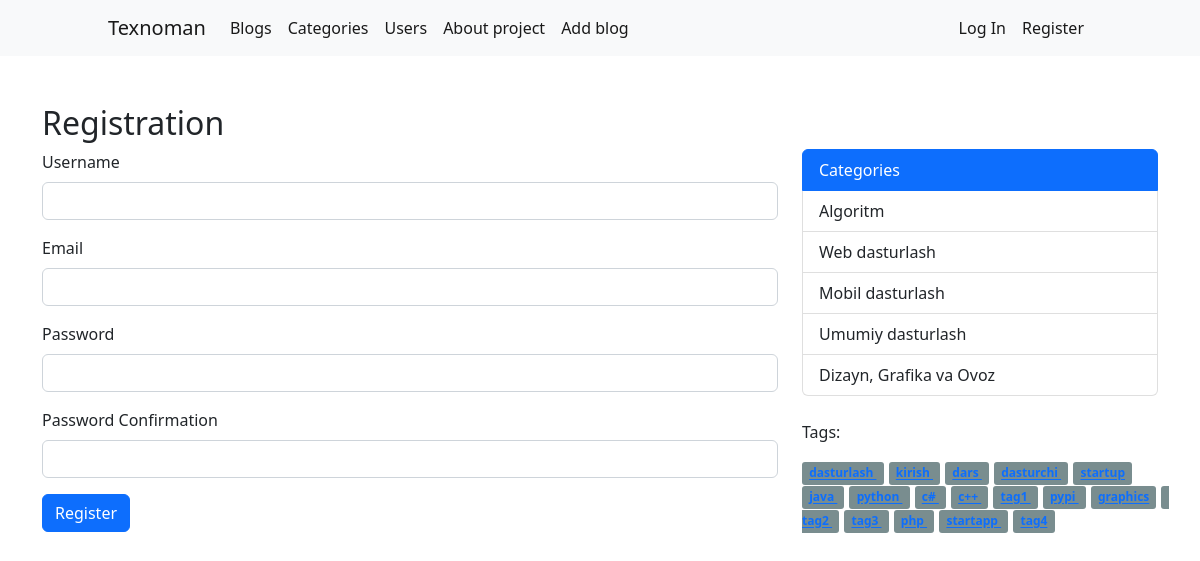
Screenshot of /register/ with the database file from the repository.
### blogapp/models.py (models this page shows, shortened)
class Category(models.Model):
    name = models.CharField(max_length=50)
    slug = models.SlugField(max_length=50, unique=True)
    created_at = models.DateTimeField(auto_now_add=True)
    content = models.TextField()
    image = models.ImageField(upload_to="category/%Y/%m/%d/")
    blog_count = models.IntegerField(default=0)
    user = models.ManyToManyField(User)
    class Meta:
        verbose_name = "Category"
        verbose_name_plural = "Categories"

class Tag(models.Model):
    name = models.CharField(max_length=50)
    slug = models.SlugField(max_length=50, unique=True)

### blogapp/views.py (the view)
# urls.py: path('register/', register, name='register'),
def register(request):
    if request.method == 'POST':
        form = RegisterForm(request.POST)
        if form.is_valid():
            user = form.save()
            login(request, user)
            return redirect('home')
    else:
        form = RegisterForm()
    context = {
        'form': form,
    }
    return render(request, "blogapp/register.html", context)

### blogapp/forms.py
class RegisterForm(UserCreationForm):
    class Meta:
        model = User
        fields = ['username', 'email', 'password1', 'password2']

### blogapp/context_processors.py (called while the page is built)
def categories(request):
    return { 'categories': Category.objects.all() }

def tags(request):
    return { 'tags': Tag.objects.all() }

### blogapp/templates/blogapp/register.html (shortened to what this page needs)
{% extends 'base.html' %}
{% load widget_tweaks %}
{% block content %}
<h2> Registration </h2>
<form method="post">
    <div class="mb-3">
        <label class="form-label"> Username </label>
        {% render_field form.username class="form-control" %}
    </div>
    <div class="mb-3">
        <label class="form-label"> Email </label>
        {% render_field form.email class="form-control" %}
    </div>
    <div class="mb-3">
        <label class="form-label"> Password </label>
        {% render_field form.password1 class="form-control" %}
    </div>
    <div class="mb-3">
        <label class="form-label"> Password Confirmation </label>
        {% render_field form.password2 class="form-control" %}
    </div>
    <button type="submit" class="btn btn-primary">Register</button>
</form>
{% endblock %}

### templates/inc/_sidebar.html
<div class="list-group">
  <a href="#" class="list-group-item list-group-item-action active" aria-current="true">
    Categories
  </a>
  {% for cat in categories %}
  <a href="{% url 'category_blog' cat.slug %}" class="list-group-item list-group-item-action">{{cat.name}}</a>
  {% endfor %}
</div>
<br>
<p> Tags: </p>
{% for tag in tags %}
<span class="sidebar_tags">
  <a href="{% url 'tag_blog' tag.slug %}">{{tag.name}} </a>
  </span>
{% endfor %}

### static/css/main.css (style rules this page uses)
.list-group { margin-top: 2.8rem; }
.sidebar_tags { margin-right: 5px; padding: 0.2em 0.6em 0.3em; background-color: #798d8f; font-weight: bold; color: #ffffff; border-radius: 0.25em; font-size: 75%; text-decoration: none; }

### rows the page displays
Category: name "Algoritm"
Category: name "Web dasturlash"
Category: name "Mobil dasturlash"
Category: name "Umumiy dasturlash"
Category: name "Dizayn, Grafika va Ovoz"
Tag: name "dasturlash"
Tag: name "kirish"
Tag: name "dars"
Tag: name "dasturchi"
Tag: name "startup"
Tag: name "java"
Tag: name "python"
Tag: name "c#"
Tag: name "c++"
Tag: name "tag1"
Tag: name "pypi"
Tag: name "graphics"
Tag: name "tag2"
Tag: name "tag3"
Tag: name "php"
Tag: name "startapp"
Tag: name "tag4"
